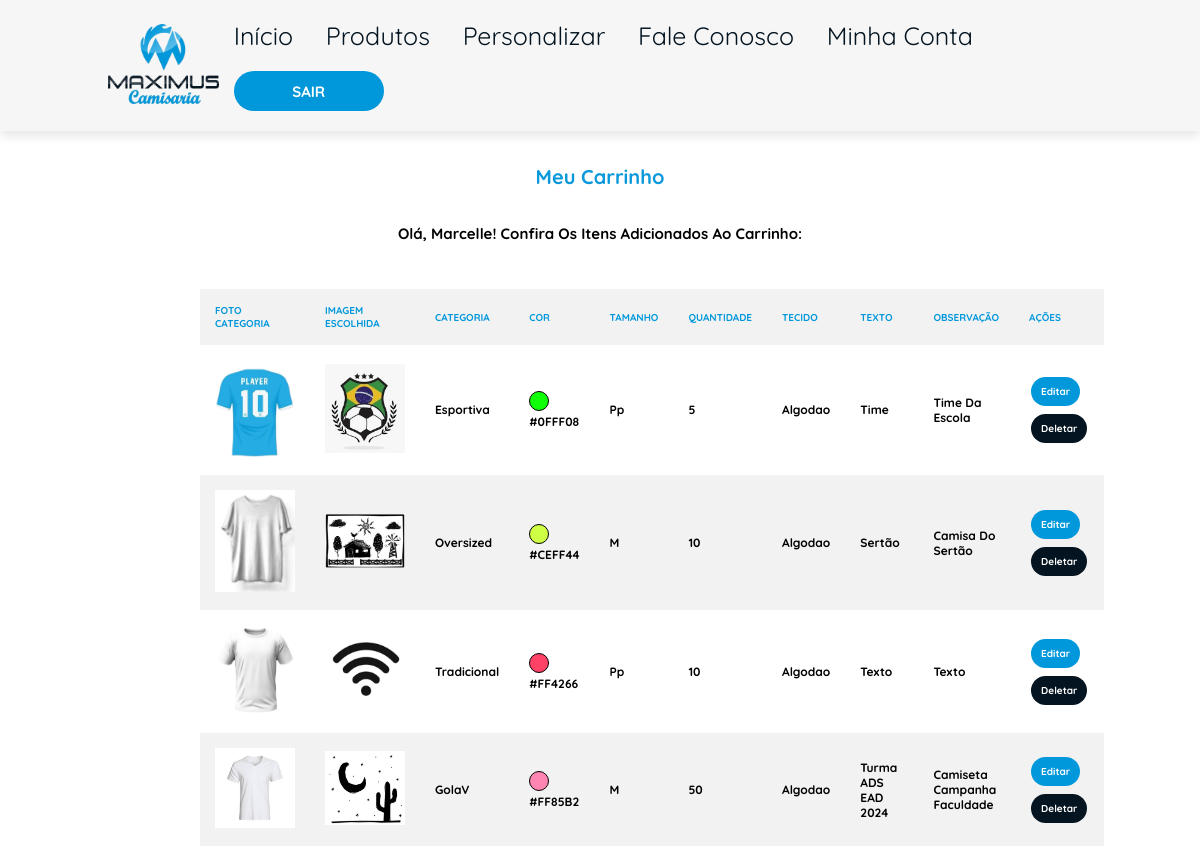
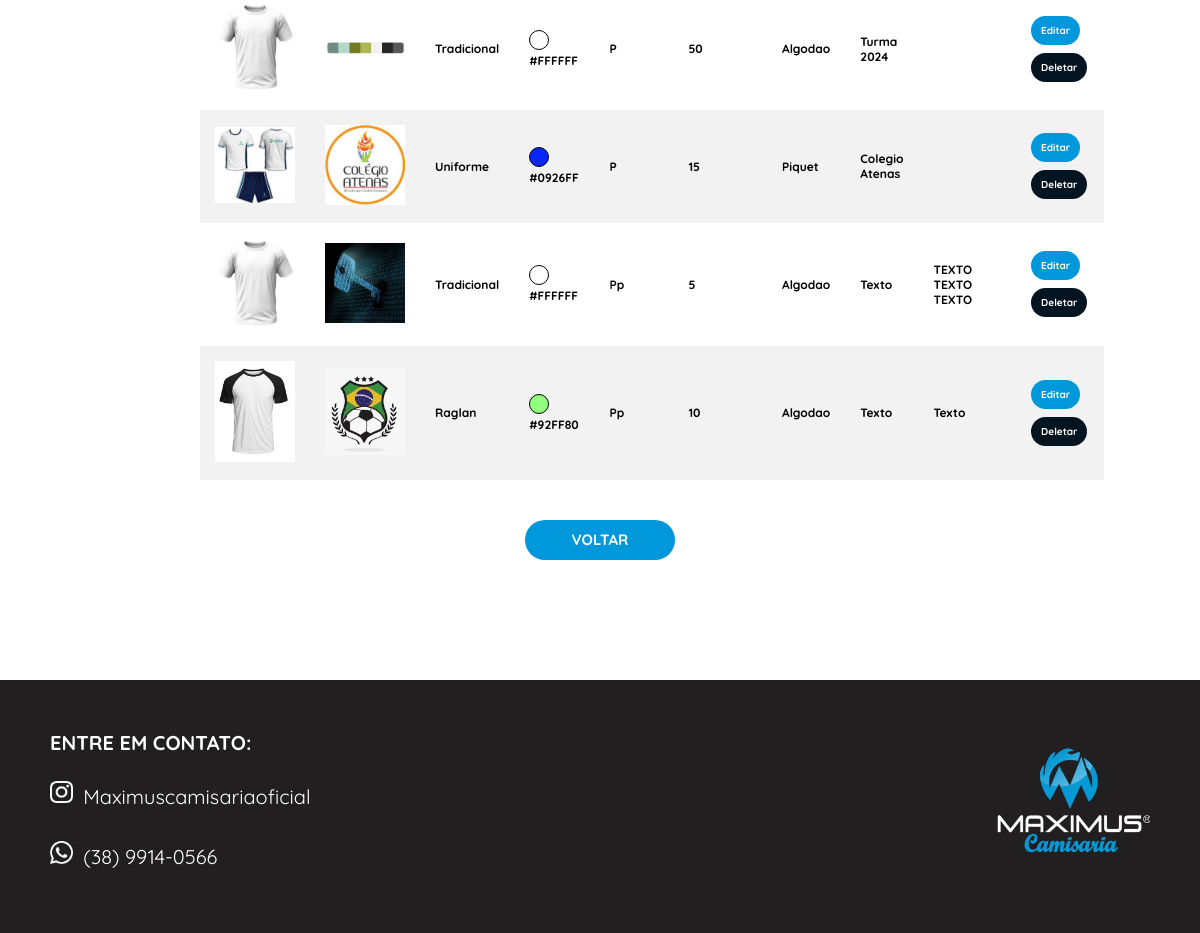
/carrinho (signed in), run on the app's committed database (2 pictures, top to bottom).
### loja/models.py (models this page shows)
class Usuario(database.Model, UserMixin):
    id = database.Column(database.Integer, primary_key=True)
    username = database.Column(database.String, nullable=False)
    userlastname = database.Column(database.String, nullable=False)
    email = database.Column(database.String, nullable=False, unique=True)
    senha = database.Column(database.String, nullable=False)
    cpf = database.Column(database.String(11), nullable=False, unique=True)
    endereco = database.Column(database.String, nullable=False)
    complemento = database.Column(database.String, nullable=False)
    cidade = database.Column(database.String, nullable=False)
    uf = database.Column(database.String(2), nullable=False)
    cep = database.Column(database.String(8), nullable=False)
    telefone = database.Column(database.String, nullable=False)

class Personalizada(database.Model):
    id = database.Column(database.Integer, primary_key=True)
    foto = database.Column(database.String, default="default.png")
    data_criacao = database.Column(database.DateTime, nullable=False, default=datetime.utcnow())
    categoria = database.Column(database.String, nullable=False)
    cor = database.Column(database.String, nullable=False)
    tamanho = database.Column(database.String, nullable=False)
    quantidade = database.Column(database.Integer, nullable=False)
    tecido = database.Column(database.String, nullable=False)
    texto_camisa = database.Column(database.String, nullable=False)
    observacao = database.Column(database.String, nullable=False)
    id_usuario = database.Column(database.Integer, database.ForeignKey('usuario.id'), nullable=False)

### loja/routes.py (the view)
@app.route("/carrinho")
@login_required
def carrinho():
    itens_personalizados = Personalizada.query.filter_by(id_usuario=current_user.id).all()
    return render_template("carrinho.html", itens_personalizados=itens_personalizados)

### loja/models.py (called while the page is built)
@login_manager.user_loader
def load_usuario(id_usuario):
    return Usuario.query.get(int(id_usuario))

### loja/templates/carrinho.html (shortened to what this page needs)
{% extends "perfil.html" %}
{% block style %}
<link rel="stylesheet" href="{{ url_for('static', filename='css/homepage.css') }}">
{% endblock %}
{% block main1 %}
<main>
    <div class=Subtitulo-base>
    <h1 class="subtitulo"> Meu Carrinho </h1>
    </div>
    <h1 class="texto"> Olá, <strong>{{current_user.username}}</strong>! Confira os itens adicionados ao carrinho:  </h1>
{% endblock %}
{% block main2 %}
<br></br>
{% if itens_personalizados %}
<div class="carrinho-container">
    <table>
        <thead>
            <tr>
                <th style="color: #0098db; font-weight: bold;">Foto Categoria</th>
                <th style="color: #0098db; font-weight: bold;">Imagem Escolhida</th>
                <th style="color: #0098db; font-weight: bold;">Categoria</th>
                <th style="color: #0098db; font-weight: bold;">Cor</th>
                <th style="color: #0098db; font-weight: bold;">Tamanho</th>
                <th style="color: #0098db; font-weight: bold;">Quantidade</th>
                <th style="color: #0098db; font-weight: bold;">Tecido</th>
                <th style="color: #0098db; font-weight: bold;">Texto</th>
                <th style="color: #0098db; font-weight: bold;">Observação</th>
                <th style="color: #0098db; font-weight: bold;">Ações</th>
            </tr>
        </thead>
        <tbody>
            {% for item in itens_personalizados %}
            <tr>
                <td>
                    {% if item.categoria == 'tradicional' %}
 	                    <img src="{{ url_for('static', filename='images/categorias/tradicional.jpeg') }}" alt="Miniatura Tradicional" width="80">
                    {% elif item.categoria == 'uniforme' %}
	                    <img src="{{ url_for('static', filename='images/categorias/uniforme.jpeg') }}" alt="Miniatura Uniforme" width="80">
                    {% elif item.categoria == 'esportiva' %}
	                    <img src="{{ url_for('static', filename='images/categorias/esportiva.jpeg') }}" alt="Miniatura Esportiva" width="80">
                    {% elif item.categoria == 'golapolo' %}
                        <img src="{{ url_for('static', filename='images/categorias/golaPolo.jpeg') }}" alt="Miniatura Gola Polo" width="80">
                    {% elif item.categoria == 'golaV' %}
                        <img src="{{ url_for('static', filename='images/categorias/golaV.jpeg') }}" alt="Miniatura Gola V" width="80">
                    {% elif item.categoria == 'longa' %}
                        <img src="{{ url_for('static', filename='images/categorias/longa.jpeg') }}" alt="Miniatura Manga Longa" width="80">
                    {% elif item.categoria == 'oversized' %}
                        <img src="{{ url_for('static', filename='images/categorias/oversized.jpeg') }}" alt="Miniatura Oversized" width="80">
                    {% elif item.categoria == 'personalizada' %}
                        <img src="{{ url_for('static', filename='images/categorias/personalizada.jpeg') }}" alt="Miniatura Personalizada" width="80">
                    {% elif item.categoria == 'raglan' %}
                        <img src="{{ url_for('static', filename='images/categorias/raglan.jpeg') }}" alt="Miniatura Raglan" width="80">
                    {% endif %}
                </td>
                <td>
                    {% if item.foto %}
                        <img src="{{ url_for('static', filename='images/fotos_camisas/' + item.foto) }}" alt="Imagem da Camiseta" width="80">
                    {% endif %}
                </td>
                <td style="font-size: 12px; font-weight: bold;">{{ item.categoria }}</td>
                <td style="font-size: 12px; font-weight: bold;"><div class="color-circle" style="background-color: {{ item.cor }};"></div>
                {{ item.cor }}
                </td>
                <td style="font-size: 12px; font-weight: bold;">{{ item.tamanho }}</td>
                <td style="font-size: 12px; font-weight: bold;">{{ item.quantidade }}</td>
                <td style="font-size: 12px; font-weight: bold;">{{ item.tecido }}</td>
                <td style="font-size: 12px; font-weight: bold;">{{ item.texto_camisa }}</td>
                <td style="font-size: 12px; font-weight: bold;">{{ item.observacao }}</td>
                <td>
                    <a href="{{ url_for('editar_item', id=item.id) }}" class="botao-editar"><strong>Editar</strong></a>
                    <a href="{{ url_for('deletar_item', id=item.id) }}" class="botao-deletar" onclick="return confirm('Tem certeza que deseja deletar este item?');"><strong>Deletar</strong></a>
                </td>
            </tr>
            {% endfor %}
        </tbody>
    </table>
</div>
    <div class="voltar">
        <a href="{{ url_for('minhaconta') }}"><button class="botao1" type="button"><strong>VOLTAR</strong></button></a>
    </div>
{% else %}
    <p>Seu carrinho está vazio!</p>
{% endif %}
</main>
{% endblock %}

### loja/static/css/homepage.css (style rules this page uses)
:root { --azulclaro: #0098db; --azulescuro: #041521; --branco: #f6f6f6; --azulbotao: #00008B; --logoescura: #211f20; }
* { margin: 0; padding: 0; box-sizing: border-box; font-family: "Quicksand", sans-serif; outline: none; border: none; text-transform: capitalize; transition: .2s linear; }
html { font-size: 62.5%; scroll-behavior: smooth; scroll-padding-top: 6rem; overflow-x: hidden; }
main { padding-top: 8px; margin-bottom: 12rem; display: flex; flex-direction: column; align-items: center; text-align: center; }
.botao1 { background-color:var(--azulclaro) ; width: 15rem; height: 4rem; border: none; font-family: 'Quicksand', sans-serif; font-size: 15px; color: white; border-radius: 20px; margin-top: 2rem; }
.subtitulo { padding: 5px; font-family: "Quicksand", sans-serif; color:#0b99db; display: flex; justify-content: center; height: 70; margin-top: 2rem; margin-bottom: 2rem; }
.texto { text-align: center; margin-top: 10px; font-size: 15px }
.color-circle { width: 20px; height: 20px; border-radius: 50%; display: inline-block; border: 1px solid #000; }
.botao-editar { background-color: var(--azulclaro); border: none; color: white; padding: 8px 10px; text-align: center; text-decoration: none; display: inline-block; border-radius: 20px; font-size: 10px; margin: 4px 2px; transition-duration: 0.4s; cursor: pointer; }
.botao-deletar { background-color: var(--azulescuro); border: none; color: white; padding: 8px 10px; text-align: center; text-decoration: none; display: inline-block; border-radius: 20px; font-size: 10px; margin: 4px 2px; transition-duration: 0.4s; cursor: pointer; }
table { width: 100%; border-collapse: collapse; border-spacing: 0; }
th, td { padding: 15px; text-align: left; }
th { background-color: #f2f2f2; font-weight: bold; text-transform: uppercase; }
tbody tr:nth-child(even) { background-color: #f2f2f2; }
.carrinho-container { margin: 20px auto; max-width: 800px; }

### data on the page
Usuario: username "Marcelle"
Personalizada: foto (picture), categoria "Esportiva", cor "#0FFF08", tamanho "Pp", quantidade "5", tecido "Algodao", texto_camisa "Time", observacao "Time Da Escola"
Personalizada: foto (picture), categoria "Oversized", cor "#CEFF44", tamanho "M", quantidade "10", tecido "Algodao", texto_camisa "Sertão", observacao "Camisa Do Sertão"
Personalizada: foto (picture), categoria "Tradicional", cor "#FF4266", tamanho "Pp", quantidade "10", tecido "Algodao", texto_camisa "Texto", observacao "Texto"
Personalizada: foto (picture), categoria "GolaV", cor "#FF85B2", tamanho "M", quantidade "50", tecido "Algodao", texto_camisa "Turma ADS EAD 2024", observacao "Camiseta Campanha Faculdade"
Personalizada: foto (picture), categoria "Tradicional", cor "#FFFFFF", tamanho "P", quantidade "50", tecido "Algodao", texto_camisa "Turma 2024"
Personalizada: foto (picture), categoria "Uniforme", cor "#0926FF", tamanho "P", quantidade "15", tecido "Piquet", texto_camisa "Colegio Atenas"
Personalizada: foto (picture), categoria "Tradicional", cor "#FFFFFF", tamanho "Pp", quantidade "5", tecido "Algodao", texto_camisa "Texto", observacao "TEXTO TEXTO TEXTO"
Personalizada: foto (picture), categoria "Raglan", cor "#92FF80", tamanho "Pp", quantidade "10", tecido "Algodao", texto_camisa "Texto", observacao "Texto"
